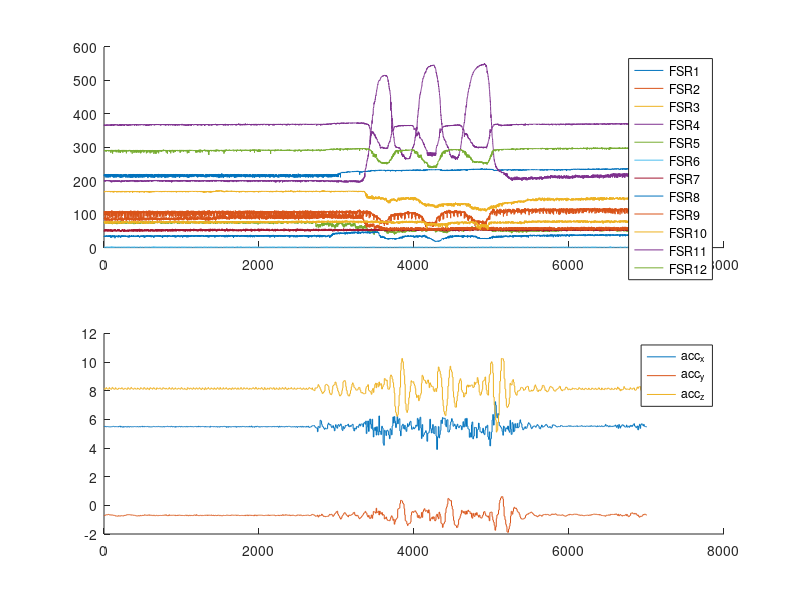

MATLAB code to generate this figure:
%import data: change file name as needed
data = csvread('test65.csv');

%change to 1 if you want truncated data to be exported 
export = 0; 

%change export file name 
filename = 'test52.csv';

%add indices to the data to make truncation easier
index = [1:length(data)];
data(:,1) = index;

%change the indices as needed to truncate the data. 
data = data(:,:); 


%DO NOT NEED TO CHANGE ANYTHING BELOW 

%gather data into individual variables
index = data(:,1);
time = data(:,2);
fsr1 = data(:,3);
fsr2 = data(:,4);
fsr3 = data(:,5);
fsr4 = data(:,6);
fsr5 = data(:,7);
fsr6 = data(:,8);
fsr7 = data(:,9);
fsr8 = data(:,10);
fsr9 = data(:,11);
fsr10 = data(:,12);
fsr11 = data(:,13);
fsr12 = data(:,14);
acc_x = data(:,15);
acc_y = data(:,16);
acc_z = data(:,17);

%plot fsr data
subplot(2,1,1)
hold on;
plot(index, fsr1);
plot(index, fsr2);
plot(index, fsr3);
plot(index, fsr4);
plot(index, fsr5);
plot(index, fsr6);
plot(index, fsr7);
plot(index, fsr8);
plot(index, fsr9);
plot(index, fsr10);
plot(index, fsr11);
plot(index, fsr12);
legend('FSR1', 'FSR2', 'FSR3', 'FSR4', 'FSR5', 'FSR6', 'FSR7', 'FSR8', 'FSR9', 'FSR10', 'FSR11', 'FSR12');
hold off;

subplot(2,1,2);
hold on;
plot(index, acc_x);
plot(index, acc_y);
plot(index, acc_z);
legend('acc_x', 'acc_y', 'acc_z');
hold off;

if export == 1
    writematrix(data, filename);
end
